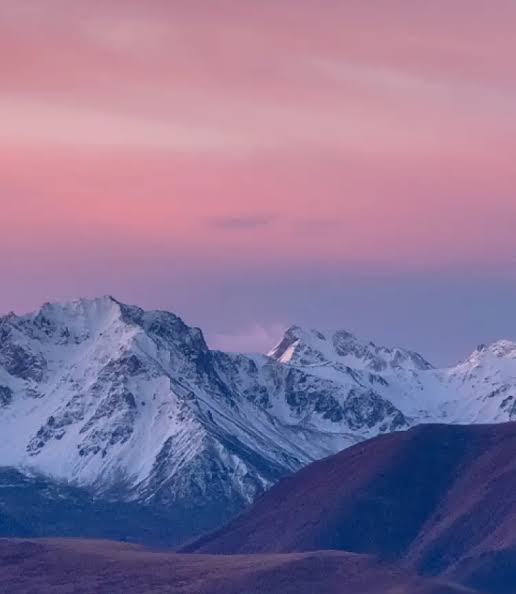
#> input picture In_class_activities/mountains.jpeg, 516 x 594 px
$ python edge_detection.py   (older library calls are emulated)
#> lines starting #> are read from the running program, lines starting #| are printed output that depends on the picture
import cv2
import numpy as np
import matplotlib.pyplot as plt

def display_image(title, image):
    """Utility function to display an image."""
    plt.figure(figsize=(8,8))
    if len(image.shape)== 2:
        plt.imshow(image, cmap='gray')
    else:
        plt.imshow(cv2.cvtColor(image, cv2.COLOR_BGR2RGB))
    plt.title(title)
    plt.axis('off')
    plt.show()

def interactive_edge_detection(image_path):
    """Interactive activity for edge detection and filtering."""
#> called with image_path = 'mountains.jpeg'
    image= cv2.imread(image_path)
#> image is the input picture: shape (594, 516, 3); mean B, G, R 151.1, 116.2, 135.8
    if image is None:
        print("!!!Error: Image not found!!!")
        return

    gray_image= cv2.cvtColor(image, cv2.COLOR_BGR2GRAY)
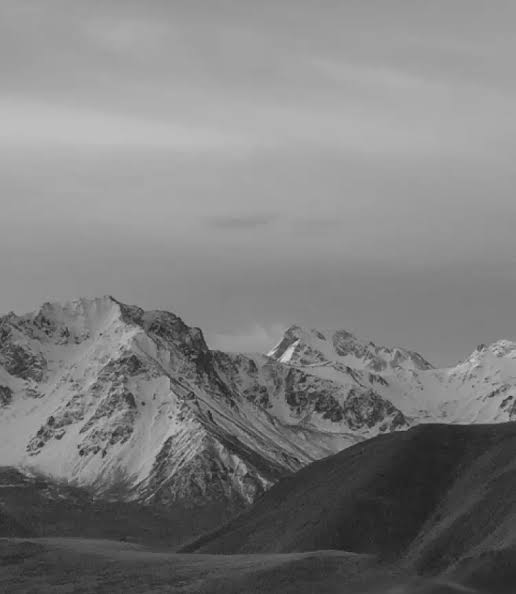
#> gray_image: shape (594, 516); min 31, max 217, mean 126
    display_image("Original Grayscale Image", gray_image)

    print("Select an option:")
    print("1. Sobel Edge Detection")
    print("2. Canny Edge Detection")
    print("3. Laplacian Edge Detection")
    print("4. Gaussian Smoothing")
    print("5. Median Filtering")
    print("6. Exit")

    while True:
        choice= input("Enter your choice (1-6): ")
        if choice=="1":
            # Sobel edge detection
            sobel_x= cv2.Sobel(gray_image, cv2.CV_64F, 1, 0, ksize=5)
            sobel_y= cv2.Sobel(gray_image, cv2.CV_64F, 0, 1, ksize=5)
            combined_sobel= cv2.bitwise_or(sobel_x.astype(np.uint8), sobel_y.astype(np.uint8))
            display_image("Sobel Edge Detection", combined_sobel)

        elif choice=="2":
            # Canny edge detection
            print("Adjust Thresholds for Canny (default: 100 and 200")
            lower_thresh=int(input("Enter lower threshold: "))
            upper_thresh=int(input("Enter upper threshold: "))
            edges= cv2.Canny(gray_image, lower_thresh, upper_thresh)
            display_image("Canny Edge Detection", edges)
        elif choice=="3":
            # Laplacian edge detection
            laplacian= cv2.Laplacian(gray_image, cv2.CV_64F)
            display_image("Laplacian Edge Detection", laplacian.astype(np.uint8))

        elif choice=="4":
            # Gaussian smoothing
            print("Adjust Kernel Size for Gaussian Blur (must be odd, default = 5): ")
            kernal_size= int(input("Enter kernel size(odd number): "))
            blurred= cv2.GaussianBlur(image, (kernel_size, kernel_size), 0)
            display_image("Gaussian Smoothing", blurred)

        elif choice=="5":
            # Median filtering
            print("Adjust Kernel Size for Median Filter (must be odd, default = 5): ")
            kernel_size= int(input("Enter kernel size(odd number): "))
            median_filtered= cv2.medianBlur(image, kernel_size)
            display_image("Median Filtering", median_filtered)

        elif choice=="6":
            print("Exiting the activity. Goodbye!")
            break

        else:
            print("Invalid choice. Please select a valid option (1-6).")
#> this loop made 7 passes; the answer given on pass 1: 1
#> pass 1, in interactive_edge_detection, `sobel_x= cv2.Sobel(gray_image, cv2.CV_64F, 1, 0, ksize=5)`:
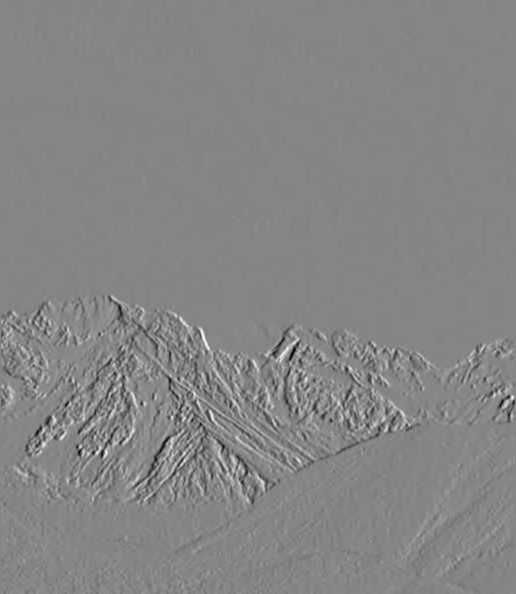
#> sobel_x: shape (594, 516) float64; min -4177, max 3795, mean -1.4; drawn with min black and max white
#> pass 1, in interactive_edge_detection, `sobel_y= cv2.Sobel(gray_image, cv2.CV_64F, 0, 1, ksize=5)`:
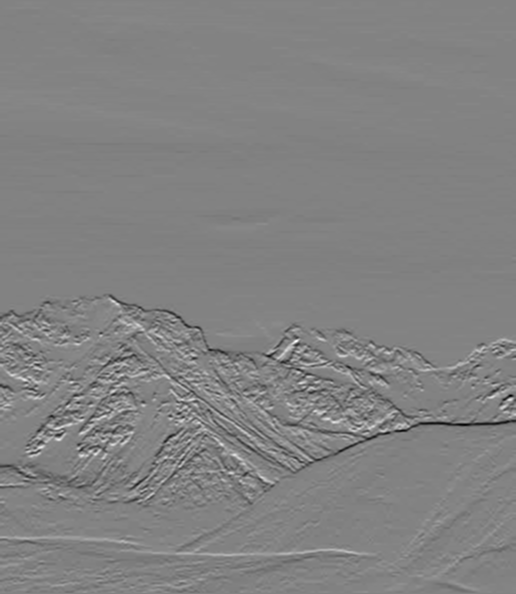
#> sobel_y: shape (594, 516) float64; min -4868, max 4631, mean -19.7; drawn with min black and max white
#> pass 1, in interactive_edge_detection, `combined_sobel= cv2.bitwise_or(sobel_x.astype(np.uint8), sobel_y.astyp..`:
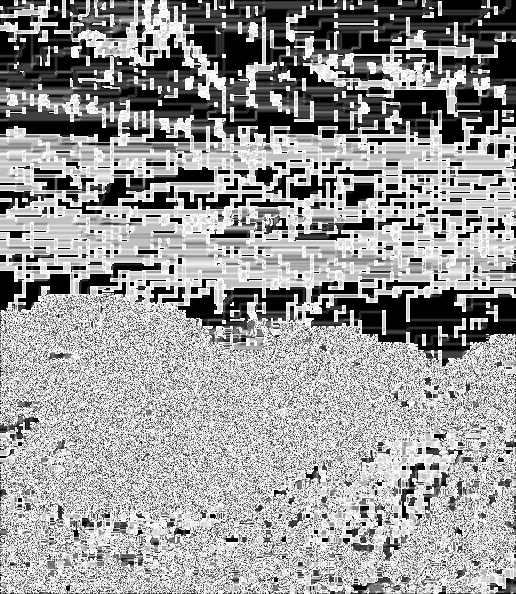
#> combined_sobel: shape (594, 516); min 0, max 255, mean 152.6

#> (the run stopped early here; a loop or call above may not have finished)
